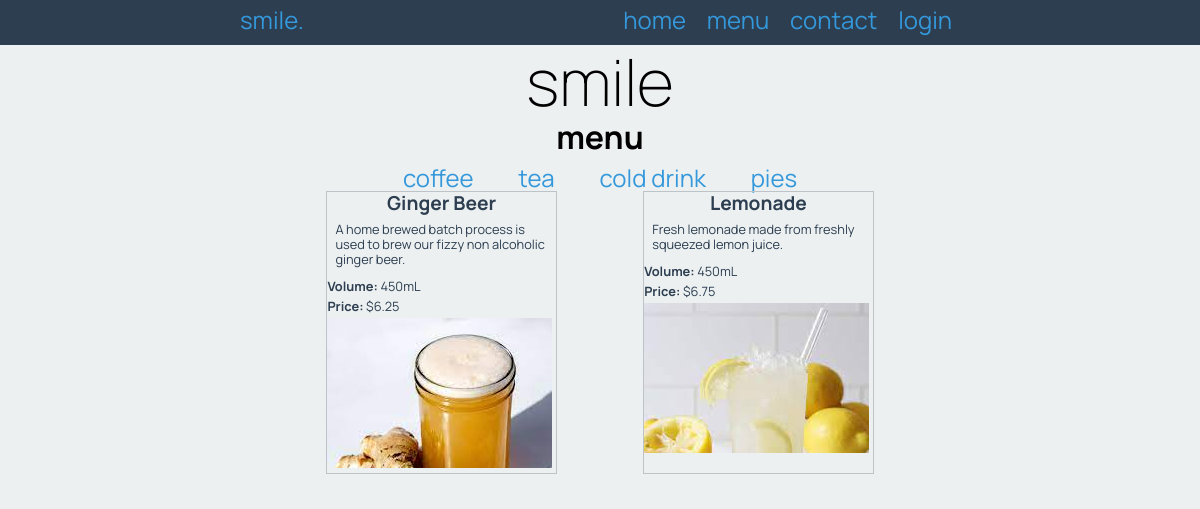
/menu/3, run on the app's committed database.
### tables this page shows
CREATE TABLE "category" (
	"id"	INTEGER,
	"name"	varchar(30),
	PRIMARY KEY("id" AUTOINCREMENT)
);

CREATE TABLE "product" (
	"id"	INTEGER,
	"name"	varchar(30),
	"description"	varchar(300),
	"volume"	char(6),
	"filename"	varchar(30),
	"price"	decimal(5, 2),
	"cat_id"	INTEGER,
	PRIMARY KEY("id" AUTOINCREMENT)
);

### app.py (the view, shortened to what this page needs)
@app.route('/menu/<cat_id>', methods=["GET", "POST"])
def render_menu_page(cat_id):
    query = "SELECT name, description, volume, price, filename FROM product WHERE cat_id = ? ORDER BY name"
    conn = create_connection(DATABASE)
    cur = conn.cursor()
    cur.execute(query, (cat_id, ))
    coffees = cur.fetchall()
    cat_query = "SELECT * FROM category"
    cur.execute(cat_query)
    categories = cur.fetchall()
    conn.close()
    return render_template('menu.html', drinks=coffees, categories=categories, cat_id=cat_id, logged_in=is_logged_in())

### app.py (called while the page is built)
def create_connection(db_file):
    try:
        connection = sqlite3.connect(db_file)
        return connection
    except sqlite3.Error as e:
        print(e)
    return None

def is_logged_in():
    if session.get("user_name") is None:
        print("Not logged in")
        return False
    else:
        print("Logged in")
        return True

### templates/menu.html (shortened to what this page needs)
{% extends "base.html" %}
{% block pageheading %}menu{% endblock %}
{% block main %}
<div class="categories">
    <ul>
        {% for category in categories %}
        <li>
            <a href="/menu/{{ category[0] }}">{{ category[1] }}</a>
        </li>
        {% endfor %}
    </ul>
</div>
<div class="products">
    {% for drink in drinks %}
    <div class="product-box">
        <h3>{{ drink[0] }}</h3>
        <p class="product-box-info">{{ drink[1] }}</p>
        <p><strong>Volume: </strong>{{ drink[2] }}</p>
        <p><strong>Price: </strong>${{ drink[3] }}</p>
        <p class="product-box-image"><img src="/static/images/{{ drink[4] }}.jpg" /></p>
    </div>
    {% endfor %}
</div>
{% endblock %}

### static/style.css (style rules this page uses)
* { font-family: 'Manrope', sans-serif; padding: 0; margin: 0; box-sizing: border-box; }
body { background-color: rgba(236, 240, 241, 1.0); }
img { max-width: 100%; }
a, a:visited { color: rgba(52, 152, 219, 1.0); text-decoration: none; }
.categories ul { list-style-type: none; text-align: center; }
.categories ul li { display: inline; margin: 0 20px; font-size: 1.5em; }
.products { display: flex; flex-wrap: wrap; justify-content: space-evenly; }
.product-box { width: 32%; border: 1px solid rgba(189, 195, 199, 1.0); color: rgba(44, 62, 80, 1.0); margin-bottom: 0.5rem; }
.product-box-image { height: 150px; overflow: hidden; }
.product-box-info { padding: 0.5rem; }
.product-box h3 { font-size: 1.2rem; text-align: center; }
.product-box p { font-size: 0.8rem; margin-bottom: 0.3rem; }

### data on the page
category: name "coffee"
category: name "tea"
category: name "cold drink"
category: name "pies"
product: name "Ginger Beer", description "A home brewed batch process is used to brew our fizzy non alcoholic ginger beer.", volume "450mL", price "6.25", filename (picture)
product: name "Lemonade", description "Fresh lemonade made from freshly squeezed lemon juice.", volume "450mL", price "6.75", filename (picture)
